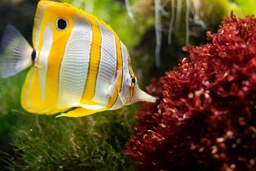
#> input picture BTL/images/fish.jpg, 256 x 171 px, shrunk from 1296 x 864 before the run
$ python chapter12.py
#> lines starting #> are read from the running program, lines starting #| are printed output that depends on the picture
#> further down, image is the input picture: shape (171, 256, 3); mean R, G, B 106.2, 83.9, 42.1
import numpy as np
from skimage import io, color, util, filters
import matplotlib.pyplot as plt

# Hàm tính năng lượng của ảnh
def compute_energy(image):
    gray_image = color.rgb2gray(image)
    energy_map = filters.sobel(gray_image)
    return energy_map

# Hàm tính toán seam có năng lượng thấp nhất
def find_vertical_seam(energy_map):
    rows, cols = energy_map.shape
    seam = np.zeros(rows, dtype=np.int32)
    cumulative_energy = energy_map.copy()

    # Tính năng lượng tích lũy
    for i in range(1, rows):
        for j in range(cols):
            left = cumulative_energy[i-1, j-1] if j > 0 else float('inf')
            up = cumulative_energy[i-1, j]
            right = cumulative_energy[i-1, j+1] if j < cols-1 else float('inf')
            cumulative_energy[i, j] += min(left, up, right)

    # Truy vết seam
    seam[-1] = np.argmin(cumulative_energy[-1])
    for i in range(rows-2, -1, -1):
        prev_col = seam[i+1]
        offsets = [-1, 0, 1]
        valid_offsets = [offset for offset in offsets if 0 <= prev_col + offset < cols]
        seam[i] = prev_col + min(valid_offsets, key=lambda offset: cumulative_energy[i, prev_col + offset])

    return seam

# Hàm loại bỏ một seam
def remove_vertical_seam(image, seam):
    rows, cols, _ = image.shape
    new_image = np.zeros((rows, cols-1, 3))
    for i in range(rows):
        col = seam[i]
        new_image[i, :, 0] = np.delete(image[i, :, 0], col)
        new_image[i, :, 1] = np.delete(image[i, :, 1], col)
        new_image[i, :, 2] = np.delete(image[i, :, 2], col)
    return new_image

# Hàm thực hiện seam carving
def seam_carve(image, num_seams):
#> called with num_seams = 50
    carved_image = image.copy()
    for _ in range(num_seams):
        energy_map = compute_energy(carved_image)
        seam = find_vertical_seam(energy_map)
        carved_image = remove_vertical_seam(carved_image, seam)
#> this loop made 50 passes
#> pass 1, in compute_energy, `gray_image = color.rgb2gray(image)`:
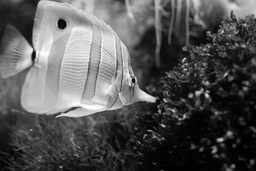
#> gray_image: shape (171, 256) float64; min 0, max 0.994, mean 0.336
#> pass 1, in compute_energy, `energy_map = filters.sobel(gray_image)`:
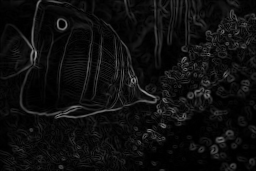
#> energy_map: shape (171, 256) float64; min 2.3e-19, max 0.59, mean 0.057
#> pass 1, in seam_carve, `carved_image = remove_vertical_seam(carved_image, seam)`:
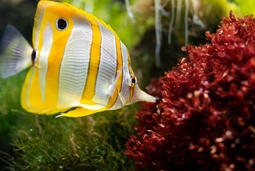
#> carved_image: shape (171, 255, 3) float64; mean R, G, B 0.418, 0.33, 0.166
#> pass 2, in compute_energy (call 2), `gray_image = color.rgb2gray(image)`:
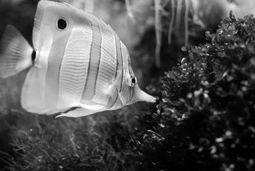
#> gray_image: shape (171, 255) float64; min 0, max 0.994, mean 0.337
#> after the loop:
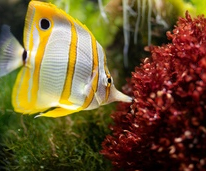
#> carved_image: shape (171, 206, 3) float64; mean R, G, B 0.432, 0.342, 0.183
#> after the loop:
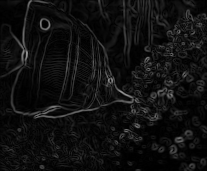
#> energy_map: shape (171, 207) float64; min 0.00012, max 0.59, mean 0.0645
    return carved_image

# path = 'images/swans.jpg'
# path = 'images/man.jpg'
path = 'images/fish.jpg'
# Đọc ảnh
image = io.imread(path)

# Chuyển đổi ảnh về kiểu float
image = util.img_as_float(image)

# Thực hiện seam carving
image_seam_carved = seam_carve(image, 50)

# Hiển thị kết quả
fig = plt.figure(figsize=(12, 7)) # Tạo vùng tỷ lệ 12:7
(ax1, ax2) = fig.subplots(1,2) # Tạo 2 vùng vẽ con

ax1.imshow(image)
ax1.set_title("Original Image")
ax1.axis('off')
ax2.imshow(image_seam_carved)
ax2.set_title("Seam Carved Image")
ax2.axis('off')
plt.show()

$ run again, with BTL/images/swans.jpg copied over BTL/images/fish.jpg
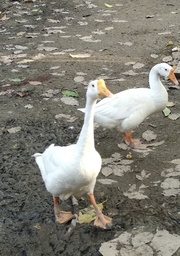
#> input picture BTL/images/swans.jpg, 180 x 256 px, shrunk from 546 x 776 before the run
#> image is the input picture: shape (256, 180, 3); mean R, G, B 129.5, 126.9, 117.5
#> after the loop in seam_carve, `for _ in range(num_seams):`:
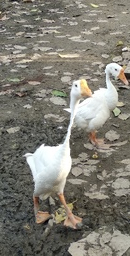
#> carved_image: shape (256, 130, 3) float64; mean R, G, B 0.5, 0.489, 0.452
#> after the loop in seam_carve, `for _ in range(num_seams):`:
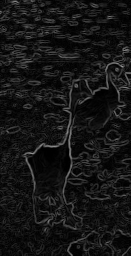
#> energy_map: shape (256, 131) float64; min 0.000146, max 0.575, mean 0.0841

$ run again, with BTL/images/man.jpg copied over BTL/images/fish.jpg
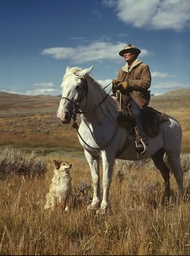
#> input picture BTL/images/man.jpg, 190 x 256 px, shrunk from 534 x 720 before the run
#> image is the input picture: shape (256, 190, 3); mean R, G, B 105.5, 100.6, 89.5
#> after the loop in seam_carve, `for _ in range(num_seams):`:
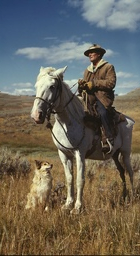
#> carved_image: shape (256, 140, 3) float64; mean R, G, B 0.422, 0.401, 0.355
#> after the loop in seam_carve, `for _ in range(num_seams):`:
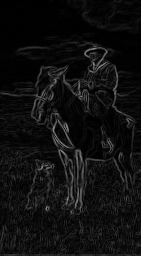
#> energy_map: shape (256, 141) float64; min 0, max 0.579, mean 0.0612
